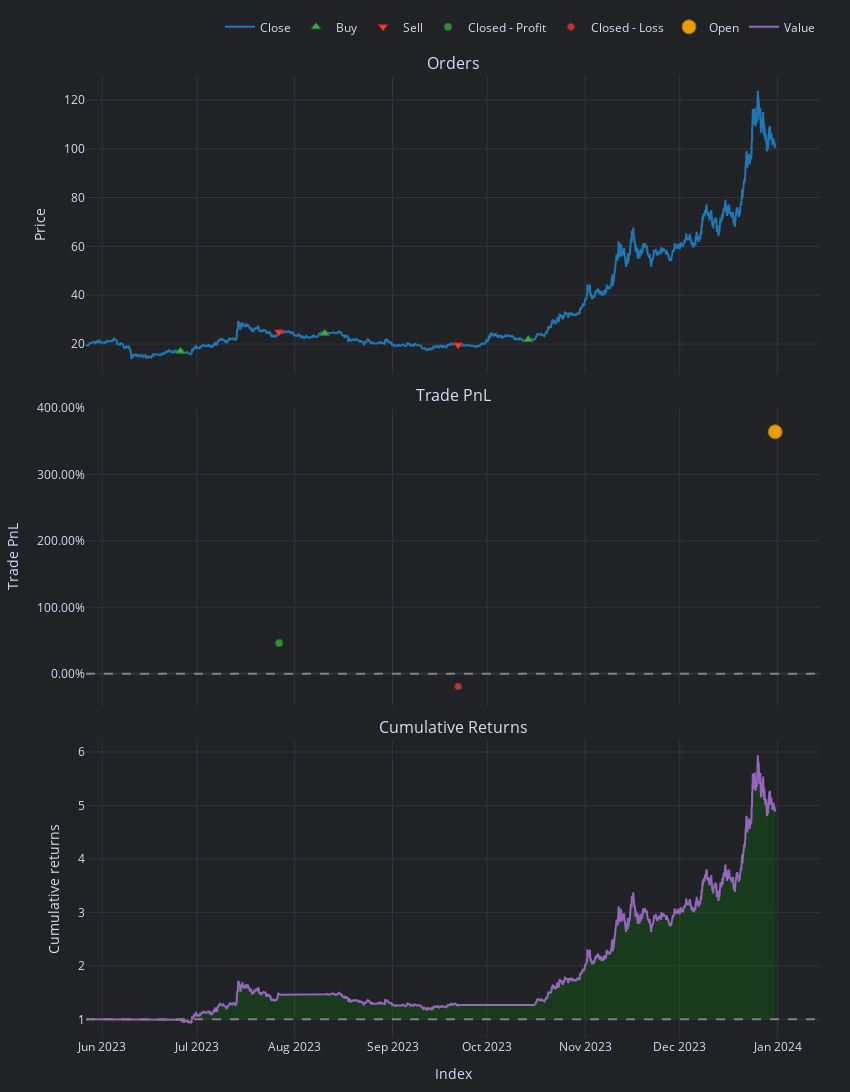

Notebook code cell kept with this figure:
### Code cell
pf.plot(settings=dict(bm_returns=False)).show()

### Figure 1 — Plotly figure (JSON) as saved in the notebook; plotly's stock layout.template omitted (floating-point values rounded to 4 significant figures; data arrays with more than 128 entries replaced by an {"elided": "..."} marker saying what was removed)
{"data": [{"legendgroup": "0", "line": {"color": "#1f77b4"}, "mode": "lines", "name": "Close", "showlegend": true, "type": "scatter", "uid": "355de613-31ae-4953-bc70-15e0d2b09953", "x": {"elided": "5242 str values"}, "xaxis": "x", "y": {"elided": "5242 float values"}, "yaxis": "y"}, {"customdata": [["0", "2023-06-25 19:00:00+00:00", "2023-06-25 19:00:00+00:00", "2023-06-25 19:00:00+00:00", 5.85, 17.09, 0, "Market", "None"], ["2", "2023-08-10 12:00:00+00:00", "2023-08-10 12:00:00+00:00", "2023-08-10 12:00:00+00:00", 4.099, 24.4, 0, "Market", "None"], ["4", "2023-10-14 00:00:00+00:00", "2023-10-14 00:00:00+00:00", "2023-10-14 00:00:00+00:00", 4.581, 21.83, 0, "Market", "None"]], "hovertemplate": "<br>Order Id: %{customdata[0]}\n<br>Signal Index: %{customdata[1]}\n<br>Creation Index: %{customdata[2]}\n<br>Fill Index: %{customdata[3]}\n<br>Size: %{customdata[4]:,}\n<br>Price: %{customdata[5]:,}\n<br>Fees: %{customdata[6]:,}\n<br>Type: %{customdata[7]}\n<br>Stop Type: %{customdata[8]}", "marker": {"color": "#37B13F", "line": {"color": "rgb(38,123,44)", "width": 1}, "size": 8, "symbol": "triangle-up"}, "mode": "markers", "name": "Buy", "type": "scatter", "uid": "15616ff9-0e72-4516-93e5-420386a393bd", "x": ["2023-06-25T19:00:00+00:00", "2023-08-10T12:00:00+00:00", "2023-10-14T00:00:00+00:00"], "xaxis": "x", "y": [17.09, 24.4, 21.83], "yaxis": "y"}, {"customdata": [["1", "2023-07-27 02:00:00+00:00", "2023-07-27 02:00:00+00:00", "2023-07-27 02:00:00+00:00", 5.85, 24.97, 0, "Market", "None"], ["3", "2023-09-21 19:00:00+00:00", "2023-09-21 19:00:00+00:00", "2023-09-21 19:00:00+00:00", 4.099, 19.67, 0, "Market", "None"]], "hovertemplate": "<br>Order Id: %{customdata[0]}\n<br>Signal Index: %{customdata[1]}\n<br>Creation Index: %{customdata[2]}\n<br>Fill Index: %{customdata[3]}\n<br>Size: %{customdata[4]:,}\n<br>Price: %{customdata[5]:,}\n<br>Fees: %{customdata[6]:,}\n<br>Type: %{customdata[7]}\n<br>Stop Type: %{customdata[8]}", "marker": {"color": "#EA4335", "line": {"color": "rgb(181,31,18)", "width": 1}, "size": 8, "symbol": "triangle-down"}, "mode": "markers", "name": "Sell", "type": "scatter", "uid": "8f7f0a2e-12a0-4d8a-927f-d52fca0f39e2", "x": ["2023-07-27T02:00:00+00:00", "2023-09-21T19:00:00+00:00"], "xaxis": "x", "y": [24.97, 19.67], "yaxis": "y"}, {"customdata": [["0", "0", "2023-07-27 02:00:00+00:00", 46.1, 0.461]], "hovertemplate": "<br>Exit Trade Id: %{customdata[0]}\n<br>Position Id: %{customdata[1]}\n<br>Exit Index: %{customdata[2]}\n<br>PnL: %{customdata[3]:,}\n<br>Return: %{customdata[4]:,%}", "marker": {"color": "#37B13F", "line": {"color": "rgb(38,123,44)", "width": 1}, "opacity": [0.7616], "size": [7.542], "symbol": "circle"}, "mode": "markers", "name": "Closed - Profit", "type": "scatter", "uid": "3daa2eac-8987-428b-889e-fd9b4e55cabe", "x": ["2023-07-27T02:00:00+00:00"], "xaxis": "x2", "y": [0.461], "yaxis": "y2"}, {"customdata": [["1", "1", "2023-09-21 19:00:00+00:00", -19.38, -0.1938]], "hovertemplate": "<br>Exit Trade Id: %{customdata[0]}\n<br>Position Id: %{customdata[1]}\n<br>Exit Index: %{customdata[2]}\n<br>PnL: %{customdata[3]:,}\n<br>Return: %{customdata[4]:,%}", "marker": {"color": "#EA4335", "line": {"color": "rgb(181,31,18)", "width": 1}, "opacity": [0.75], "size": [7], "symbol": "circle"}, "mode": "markers", "name": "Closed - Loss", "type": "scatter", "uid": "5b188dff-5ec0-41f3-a4a0-399aa33fb3d9", "x": ["2023-09-21T19:00:00+00:00"], "xaxis": "x2", "y": [-0.1938], "yaxis": "y2"}, {"customdata": [["2", "2", "2023-12-31 06:00:00+00:00", 364.4, 3.644]], "hovertemplate": "<br>Exit Trade Id: %{customdata[0]}\n<br>Position Id: %{customdata[1]}\n<br>Exit Index: %{customdata[2]}\n<br>PnL: %{customdata[3]:,}\n<br>Return: %{customdata[4]:,%}", "marker": {"color": "#FFAA00", "line": {"color": "rgb(178,118,0)", "width": 1}, "opacity": [0.9], "size": [14], "symbol": "circle"}, "mode": "markers", "name": "Open", "type": "scatter", "uid": "688d8183-1efe-40dd-983f-636585b5e8e2", "x": ["2023-12-31T06:00:00+00:00"], "xaxis": "x2", "y": [3.644], "yaxis": "y2"}, {"hoverinfo": "skip", "line": {"color": "rgba(0, 0, 0, 0)", "width": 0}, "mode": "lines", "opacity": 0, "showlegend": false, "type": "scatter", "uid": "4aa462d1-3392-4335-ad55-da467a644cff", "x": {"elided": "5242 str values"}, "xaxis": "x3", "y": {"elided": "5242 int values"}, "yaxis": "y3"}, {"connectgaps": false, "fill": "tonexty", "fillcolor": "rgba(0, 128, 0, 0.25)", "hoverinfo": "skip", "line": {"color": "rgba(0, 0, 0, 0)", "width": 0}, "mode": "lines", "opacity": 0, "showlegend": false, "type": "scatter", "uid": "a5cd8aa9-8f5e-41af-9ba3-d75f913491e8", "x": {"elided": "5242 str values"}, "xaxis": "x3", "y": {"elided": "5242 float values"}, "yaxis": "y3"}, {"hoverinfo": "skip", "line": {"color": "rgba(0, 0, 0, 0)", "width": 0}, "mode": "lines", "opacity": 0, "showlegend": false, "type": "scatter", "uid": "3b7e9a87-8c4d-4cc1-962f-c66da28d4646", "x": {"elided": "5242 str values"}, "xaxis": "x3", "y": {"elided": "5242 int values"}, "yaxis": "y3"}, {"connectgaps": false, "fill": "tonexty", "fillcolor": "rgba(255, 0, 0, 0.25)", "hoverinfo": "skip", "line": {"color": "rgba(0, 0, 0, 0)", "width": 0}, "mode": "lines", "opacity": 0, "showlegend": false, "type": "scatter", "uid": "0c09f32d-fe7d-42c6-8202-934634514a06", "x": {"elided": "5242 str values"}, "xaxis": "x3", "y": {"elided": "5242 float values"}, "yaxis": "y3"}, {"legendgroup": "1", "line": {"color": "#9467bd"}, "mode": "lines", "name": "Value", "showlegend": true, "type": "scatter", "uid": "a27766d5-bb7e-4fdb-a138-3ff5c83e4ae7", "x": {"elided": "5242 str values"}, "xaxis": "x3", "y": {"elided": "5242 float values"}, "yaxis": "y3"}, {"hoverinfo": "skip", "line": {"color": "rgba(0, 0, 0, 0)", "width": 0}, "mode": "lines", "opacity": 0, "showlegend": false, "type": "scatter", "uid": "d7ce7f19-a49d-445e-8e3c-81f777c3b6b0", "x": {"elided": "5242 str values"}, "xaxis": "x3", "y": {"elided": "5242 int values"}, "yaxis": "y3"}], "layout": {"annotations": [{"font": {"size": 16}, "showarrow": false, "text": "Orders", "x": 0.5, "xanchor": "center", "xref": "paper", "y": 1, "yanchor": "bottom", "yref": "paper"}, {"font": {"size": 16}, "showarrow": false, "text": "Trade PnL", "x": 0.5, "xanchor": "center", "xref": "paper", "y": 0.6547, "yanchor": "bottom", "yref": "paper"}, {"font": {"size": 16}, "showarrow": false, "text": "Cumulative Returns", "x": 0.5, "xanchor": "center", "xref": "paper", "y": 0.3093, "yanchor": "bottom", "yref": "paper"}], "height": 1110, "legend": {"orientation": "h", "traceorder": "normal", "x": 1, "xanchor": "right", "y": 1.036, "yanchor": "bottom"}, "margin": {"b": 30, "l": 30, "r": 30, "t": 30}, "shapes": [{"line": {"color": "gray", "dash": "dash"}, "type": "line", "x0": 0, "x1": 1, "xref": "paper", "y0": 0, "y1": 0, "yref": "y2"}, {"line": {"color": "gray", "dash": "dash"}, "type": "line", "x0": 0, "x1": 1, "xref": "paper", "y0": 1, "y1": 1, "yref": "y3"}], "showlegend": true, "width": 850, "xaxis": {"anchor": "y", "domain": [0, 1], "matches": "x3", "showticklabels": false}, "xaxis2": {"anchor": "y2", "domain": [0, 1], "matches": "x3", "showticklabels": false}, "xaxis3": {"anchor": "y3", "domain": [0, 1], "title": {"text": "Index"}}, "yaxis": {"anchor": "x", "domain": [0.6907, 1], "title": {"text": "Price"}}, "yaxis2": {"anchor": "x2", "domain": [0.3453, 0.6547], "tickformat": ".2%", "title": {"text": "Trade PnL"}}, "yaxis3": {"anchor": "x3", "domain": [0, 0.3093], "title": {"text": "Cumulative returns"}}}}
